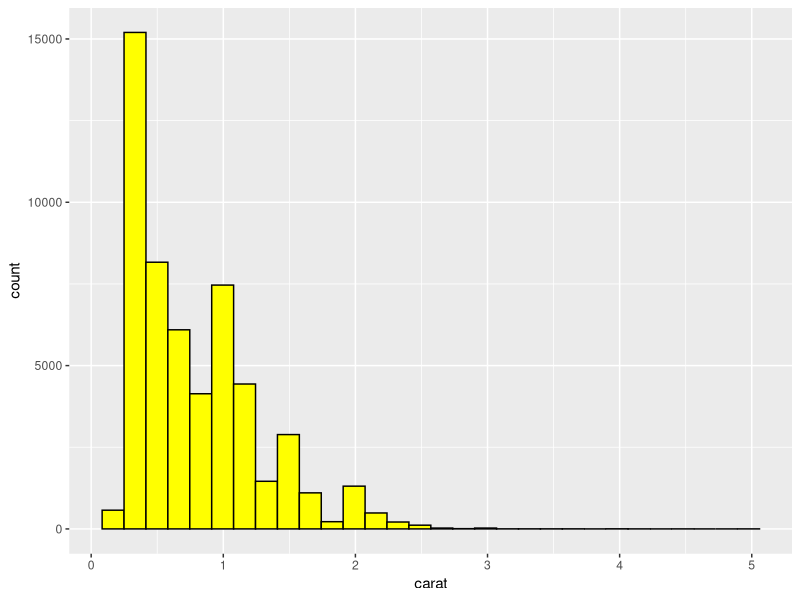
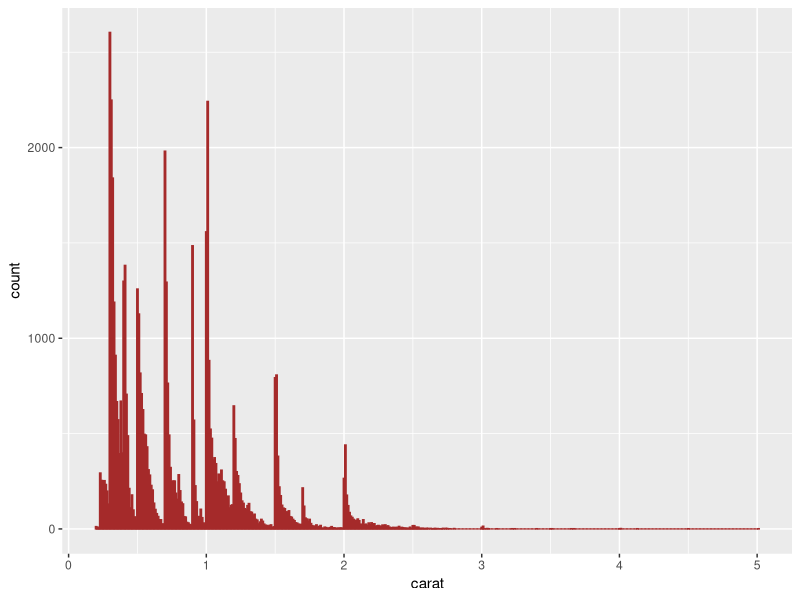
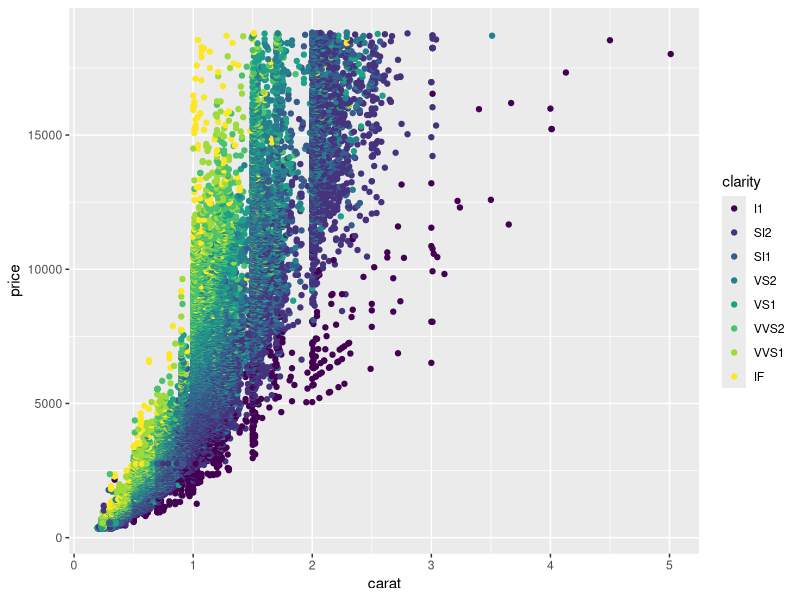
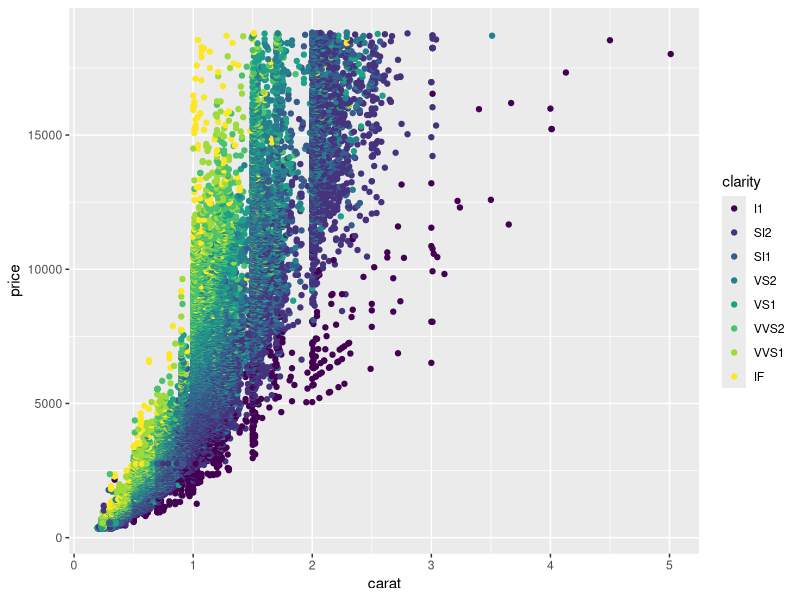
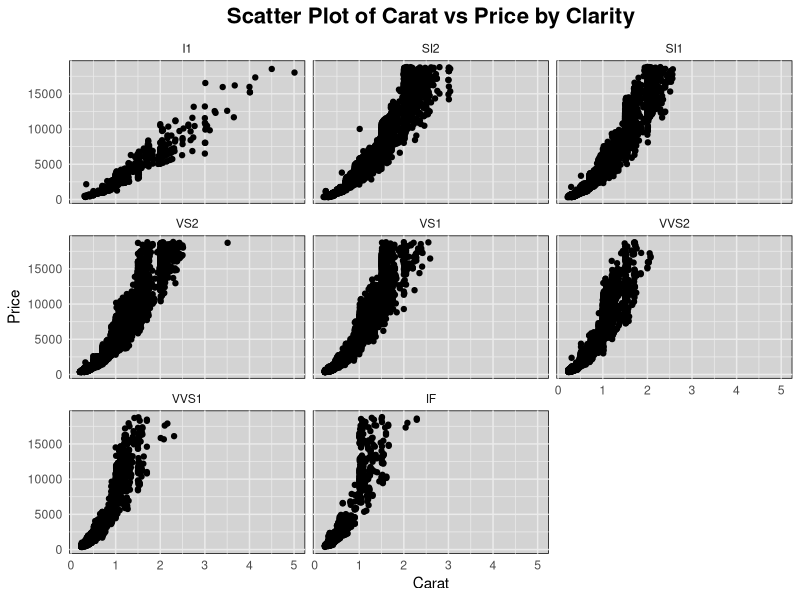
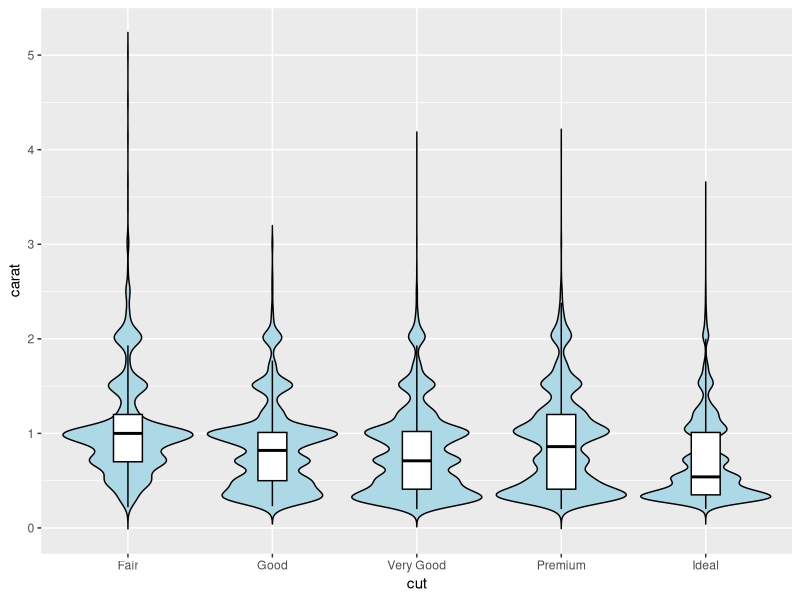

The R script that drew these images, in order:
library(ggplot2)
View(diamonds)
ggplot(diamonds,aes(x=carat))+geom_histogram(fill="Yellow",color="black")
ggplot(diamonds,aes(x=carat))+geom_histogram(binwidth=0.01,fill="Yellow",color="brown")
ggplot(diamonds,aes(x=carat,y=price,color=clarity))+geom_point()
ggplot(diamonds,aes(x=carat,y=price,color=clarity))+geom_point()
ggplot(diamonds,aes(x=carat,y=price))+geom_point()+facet_wrap(~ clarity)+labs(title ="Scatter Plot of Carat vs Price by Clarity",x="Carat",y="Price")+theme_minimal()+theme(plot.title=element_text(hjust=0.5,size=16,face="bold"),panel.background=element_rect(fill="lightgray"))
ggplot(diamonds, aes(x = cut, y = carat)) +
  geom_violin(fill="lightblue",color="black",scale="width",trim=FALSE)+geom_boxplot(width=0.2,fill="white",color="black",outlier.shape=NA)
